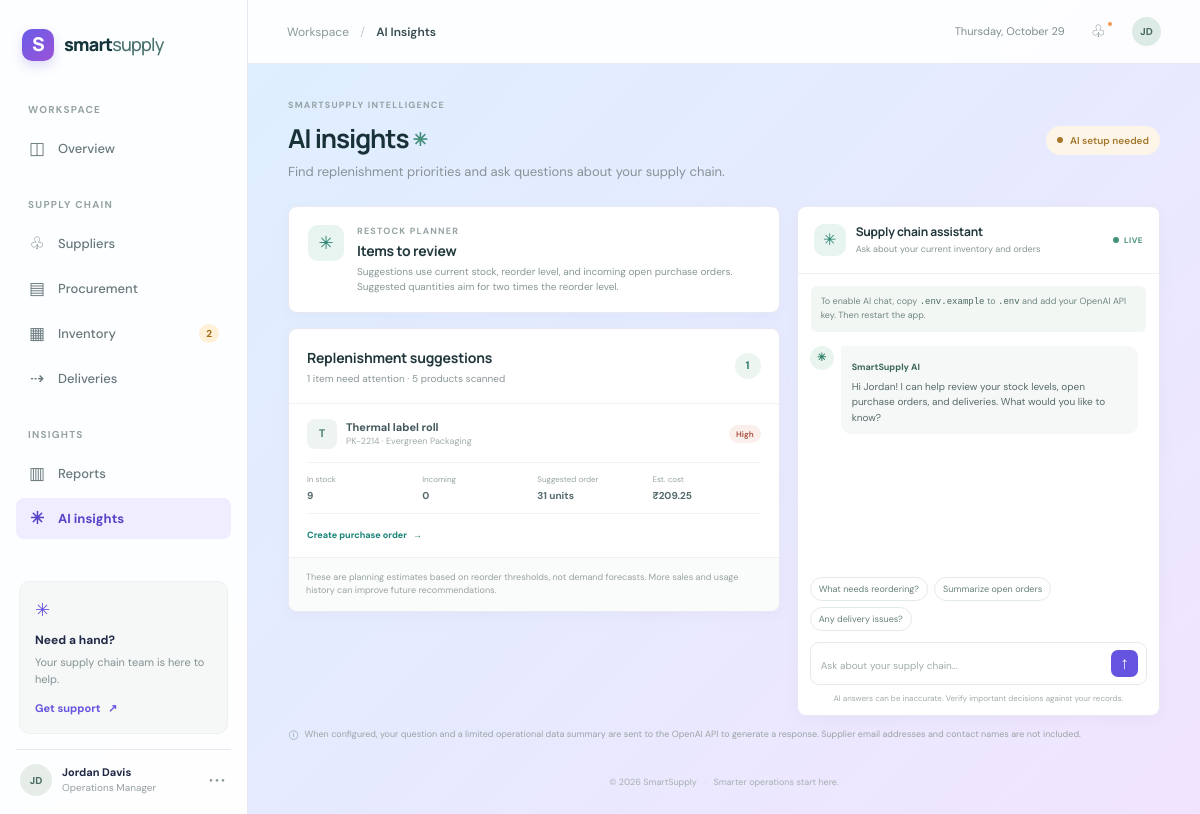
Screenshot of /assistant with the database file from the repository.
### tables this page shows
CREATE TABLE products (
            id INTEGER PRIMARY KEY AUTOINCREMENT, name TEXT NOT NULL,
            sku TEXT NOT NULL UNIQUE, category TEXT NOT NULL DEFAULT '',
            supplier_id INTEGER REFERENCES suppliers(id) ON DELETE SET NULL,
            stock INTEGER NOT NULL DEFAULT 0, reorder_level INTEGER NOT NULL DEFAULT 10,
            unit_price REAL NOT NULL DEFAULT 0
        );

### app.py (the view)
@app.route("/assistant")
def assistant():
    db = get_db()
    recommendations = build_restock_recommendations(db)
    return render_template("assistant.html", recommendations=recommendations, total_products=db.execute("SELECT COUNT(*) FROM products").fetchone()[0])

### app.py (called while the page is built)
def get_db():
    if "db" not in g:
        g.db = sqlite3.connect(DATABASE)
        g.db.row_factory = sqlite3.Row
        g.db.execute("PRAGMA foreign_keys = ON")
    return g.db

def configured_openai_key():
    key = os.getenv("OPENAI_API_KEY", "").strip()
    return key if key and key != "your_openai_api_key_here" else ""

@app.context_processor
def inject_counts():
    db = get_db()
    low = db.execute("SELECT COUNT(*) FROM products WHERE stock <= reorder_level").fetchone()[0]
    return {"low_stock_count": low, "year": date.today().year, "now_label": datetime.now().strftime("%A, %B %-d") if os.name != "nt" else datetime.now().strftime("%A, %B %#d"), "ai_enabled": bool(configured_openai_key())}

### templates/assistant.html
{% extends 'base.html' %}{% block title %}AI Insights{% endblock %}{% block crumb %}AI Insights{% endblock %}{% block content %}
<section class="page-heading"><div><div class="eyebrow">SMARTSUPPLY INTELLIGENCE</div><h1>AI insights <span class="ai-spark">✳</span></h1><p>Find replenishment priorities and ask questions about your supply chain.</p></div><span class="ai-state {% if ai_enabled %}ai-ready{% else %}ai-setup{% endif %}"><i></i>{% if ai_enabled %}AI assistant connected{% else %}AI setup needed{% endif %}</span></section>
<section class="ai-layout"><div class="ai-left-column"><article class="panel ai-intro"><div class="ai-intro-icon">✳</div><div><div class="eyebrow">RESTOCK PLANNER</div><h2>Items to review</h2><p>Suggestions use current stock, reorder level, and incoming open purchase orders. Suggested quantities aim for two times the reorder level.</p></div></article>
<article class="panel ai-recommendations"><div class="ai-list-heading"><div><h2>Replenishment suggestions</h2><p>{{ recommendations|length }} item{% if recommendations|length != 1 %}s{% endif %} need attention · {{ total_products }} products scanned</p></div><span class="ai-count">{{ recommendations|length }}</span></div>
{% for r in recommendations %}<div class="recommendation"><div class="rec-main"><div class="rec-product-icon">{{ r.name[0] }}</div><div class="rec-product"><strong>{{ r.name }}</strong><small>{{ r.sku }} · {{ r.supplier or 'Supplier not assigned' }}</small></div><span class="urgency urgency-{{ r.urgency|lower }}">{{ r.urgency }}</span></div><div class="rec-stats"><div><small>In stock</small><strong class="{% if r.stock == 0 %}stock-low{% endif %}">{{ r.stock }}</strong></div><div><small>Incoming</small><strong>{{ r.incoming }}</strong></div><div><small>Suggested order</small><strong>{{ r.suggested_qty }} units</strong></div><div><small>Est. cost</small><strong>&#8377;{{ '%.2f'|format(r.estimated_cost) }}</strong></div></div><a class="rec-action" href="{{ url_for('procurement') }}">Create purchase order <span>→</span></a></div>{% else %}<div class="ai-empty"><span>✓</span><strong>Stock levels look healthy</strong><p>No products are below their reorder level after accounting for incoming orders.</p></div>{% endfor %}
<div class="ai-method-note">These are planning estimates based on reorder thresholds, not demand forecasts. More sales and usage history can improve future recommendations.</div></article></div>
<article class="panel chat-panel"><div class="chat-header"><div class="chat-avatar">✳</div><div><h2>Supply chain assistant</h2><p>Ask about your current inventory and orders</p></div><span class="chat-live"><i></i> LIVE</span></div><div class="chat-notice">{% if ai_enabled %}The assistant can read your current product, order, and delivery summary. It cannot make changes for you.{% else %}To enable AI chat, copy <code>.env.example</code> to <code>.env</code> and add your OpenAI API key. Then restart the app.{% endif %}</div><div class="chat-messages" id="chat-messages" aria-live="polite"><div class="chat-message assistant-message"><span class="message-avatar">✳</span><div class="message-bubble"><strong>SmartSupply AI</strong><p>Hi Jordan! I can help review your stock levels, open purchase orders, and deliveries. What would you like to know?</p></div></div></div><div class="suggested-prompts"><button type="button" data-prompt="Which products need to be reordered first?">What needs reordering?</button><button type="button" data-prompt="Summarize my open purchase orders and expected delivery dates.">Summarize open orders</button><button type="button" data-prompt="Are there any deliveries that need attention?">Any delivery issues?</button></div><form id="chat-form" class="chat-form"><textarea id="chat-input" rows="1" maxlength="2000" placeholder="Ask about your supply chain..." aria-label="Ask the SmartSupply assistant"></textarea><button id="chat-send" type="submit" aria-label="Send message">↑</button></form><div class="chat-footnote">AI answers can be inaccurate. Verify important decisions against your records.</div></article></section>
<div class="ai-privacy-note"><span>ⓘ</span> When configured, your question and a limited operational data summary are sent to the OpenAI API to generate a response. Supplier email addresses and contact names are not included.</div>
{% endblock %}

### rows the page displays
products: name "T", name "Thermal label roll", sku "PK-2214", supplier "Evergreen Packaging", urgency "High", stock "9", incoming "0", suggested_qty "31", estimated_cost "209.25"

### other values shown
{{ low_stock_count }} "2"
{{ recommendations|length }} "1"
{{ total_products }} "5"
